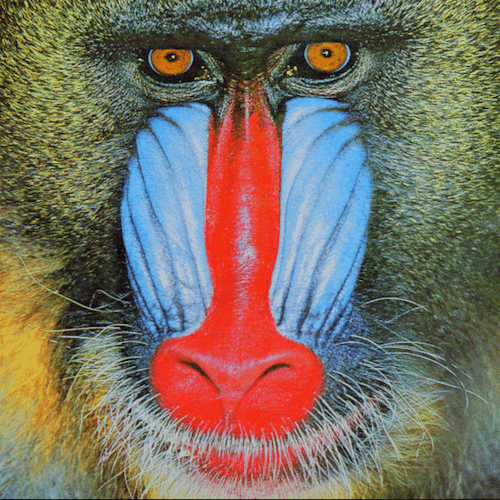
#> input picture lab_07/in/1.png, 500 x 500 px; its folder holds only this picture in this run
$ python main.py
#> lines starting #> are read from the running program, lines starting #| are printed output that depends on the picture
### utils/loaders.py
import cv2
import os

from contextlib import contextmanager


OUT_DIR = './out'
INPUT_DIR = './in'
ACCEPTABLE_EXT = (
    'png',
    'jpg',
    'jpeg',
    'bmp'
)


class ImageLoader:
    _img = ...
    _name = ...

    def print_resolution(self):
        print("{}x{}".format(self._img.shape[0], self._img.shape[1]))

    def _resize(self, w, h):
        self._img = cv2.resize(self._img, (w, h), cv2.INTER_NEAREST)

    def grayscale_img(self):
        self._img = cv2.cvtColor(self._img, cv2.COLOR_BGR2GRAY)

    def __init__(self, name):
#> called with name = '1.png'
        self._name = name
        self._img = cv2.imread('{}/{}'.format(INPUT_DIR, name))
#> self._img is the input picture: shape (500, 500, 3); mean B, G, R 99.3, 112.6, 122.4

    @property
    def img(self):
        return self._img

    @property
    def name(self):
        return self._name

    def set_img(self, img):
        self._img = img

    def save(self):
        if not os.path.exists(OUT_DIR):
            os.makedirs(OUT_DIR, exist_ok=True)

        self._resize(512, 512)
        cv2.imwrite('{}/out_{}'.format(OUT_DIR, self._name), self._img)


@contextmanager
def load_default():
    loaders = []

    for file in os.listdir(INPUT_DIR):
        if any(file.endswith('.{}'.format(ext)) for ext in ACCEPTABLE_EXT):
            loaders.append(ImageLoader(file.split('/')[-1]))

    yield loaders

    for loader in loaders:
        loader.save()


# [6 lines left out: function log, not called in this run]

### lab_07/main.py
import numpy as np
import matplotlib.pyplot as plt

from utils.loaders import ImageLoader, load_default


def get_ub(img, call_func, max_d=2):
    w, h = img.shape
    u = np.zeros((max_d + 1, w + 1, h + 1))

    for i in range(w):
        for j in range(h):
            u[0][i][j] = img[i][j]
            for d in range(1, max_d + 1):
                u[d][i][j] = call_func(
                    u[d-1][i][j] + 1,
                    call_func(
                        u[d-1][i+1][j+1],
                        u[d-1][i-1][j+1],
                        u[d-1][i+1][j-1],
                        u[d-1][i-1][j-1]
                    )
                )
    return u


def get_u(img, max_d=2):
    return get_ub(img, max, max_d)


def get_b(img, max_d=2):
    return get_ub(img, min, max_d)


def get_vol(img, max_d=2):
    w, h = img.shape
    u = get_u(img, max_d)
    b = get_b(img, max_d)
    vol = np.zeros(max_d + 1)

    for d in range(1, max_d + 1):
        summ = 0

        for i in range(w):
            for j in range(h):
                summ += u[d][i][j] - b[d][i][j]

        vol[d] = summ

    return vol


def get_a(img, max_d=2):
    vol = get_vol(img, max_d)
    a = np.zeros(max_d + 1)

    for d in range(1, max_d + 1):
        a[d] = (vol[d] - vol[d-1]) / 2

    return a


def get_d(loader: ImageLoader, cell_size=50, max_d=2):
    img = loader.img
    w, h = img.shape
    cell_width = int(w / cell_size)
    cell_height = int(h / cell_size)
    big_a = np.zeros((w, h, max_d + 1))

    for i in range(cell_width):
        for j in range(cell_height):
            cell_img = img[j * cell_size:cell_size * (j + 1), i * cell_size:cell_size * (i + 1)]

            a = get_a(cell_img, max_d)
            for d in range(1, max_d + 1):
                big_a[i][j][d] = a[d]

    sum_a = []
    for d in range(1, max_d + 1):
        summ = 0
        for i in range(0, cell_width):
            for j in range(0, cell_height):
                summ += big_a[i][j][d]
        sum_a.append(summ)

    return 2 + np.polyfit(np.log(sum_a), np.log(np.arange(1, max_d + 1)), 1)[0]


if __name__ == '__main__':
    fig, ax = plt.subplots()
    cell_sizes = (30, 70, 101)

    with load_default() as loaders:
        for load in loaders:
            res = []

            load.grayscale_img()
            for size in cell_sizes:
                res.append(get_d(load, size, 2))

            ax.plot(cell_sizes, res)
#> this loop made 1 pass
#> pass 1, in grayscale_img, `self._img = cv2.cvtColor(self._img, cv2.COLOR_BGR2GRAY)`:
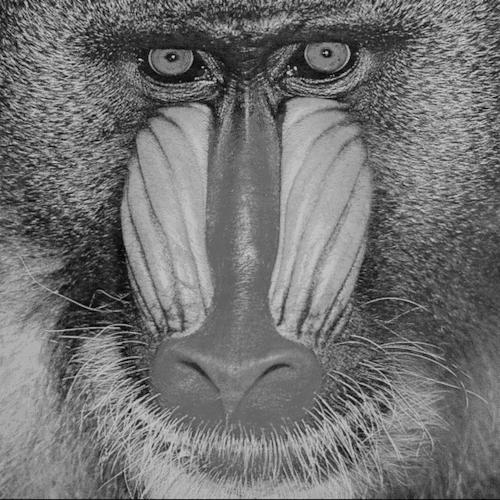
#> self._img: shape (500, 500); min 9, max 194, mean 114

        ax.set(xlabel='Cell size', ylabel='Minkowski dimension')
        ax.grid()
        ax.legend([load.name for load in loaders])
        fig.savefig("./out/plt.png")
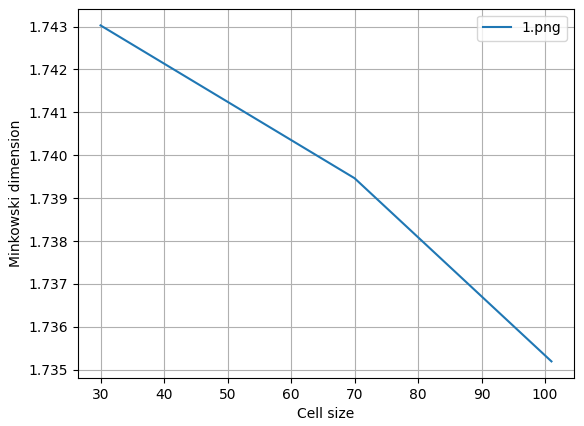
#> figure drawn by matplotlib, 1 panel

$ run again, on lab_07/in/2.jpg
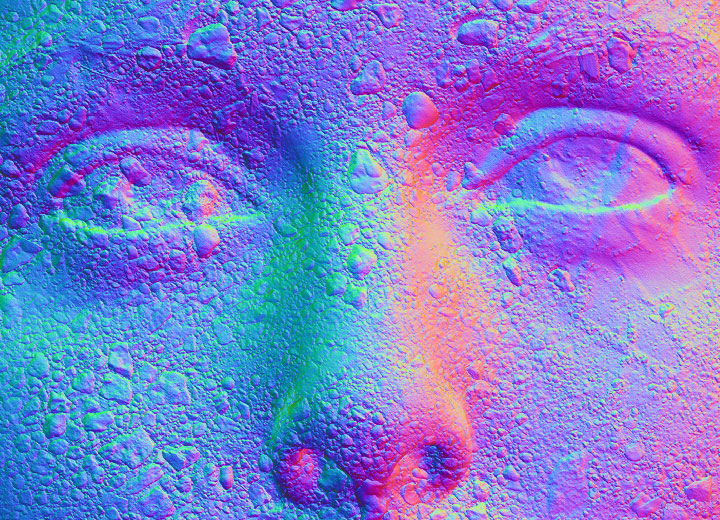
#> input picture lab_07/in/2.jpg, 720 x 520 px
#> in __init__, self._img is the input picture: shape (520, 720, 3); mean B, G, R 208.6, 124, 126.5
#> `fig.savefig("./out/plt.png")`:
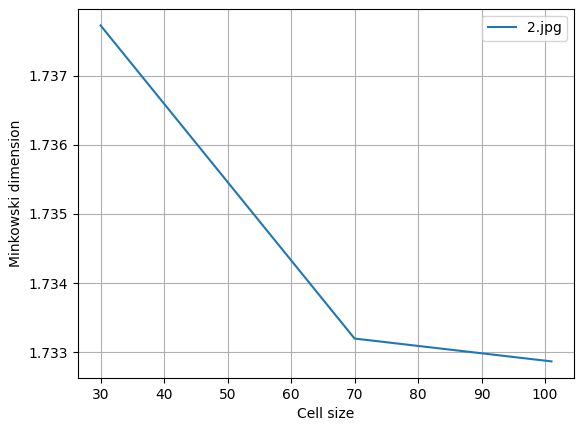
#> figure drawn by matplotlib, 1 panel
#> in _resize, `self._img = cv2.resize(self._img, (w, h), cv2.INTER_NEAREST)`:
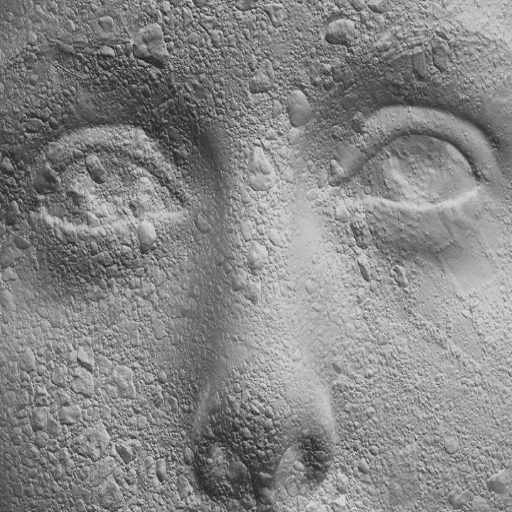
#> self._img: shape (512, 512); min 34, max 221, mean 134.3
